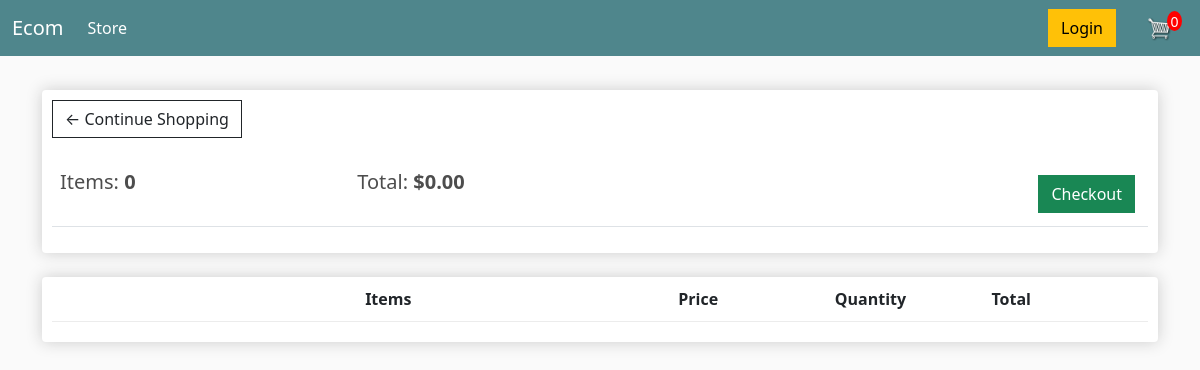
/cart/ (signed in), run on an earlier commit of the app's database.
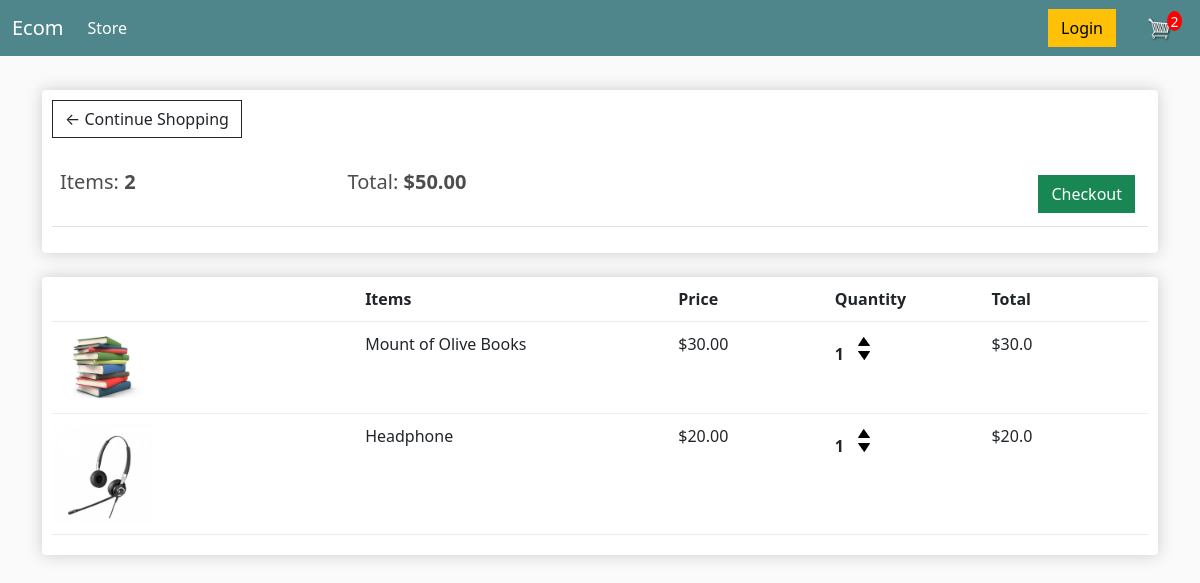
And on a later commit of the database.
### tahashop/models.py (models this page shows, shortened)
class Order(models.Model):
    customer = models.ForeignKey(Customer, on_delete=models.SET_NULL, blank=True, null=True)
    date_ordered = models.DateTimeField(auto_now_add=True)
    complete = models.BooleanField(default=False, null=True, blank=True)
    trxid = models.CharField(max_length=200, null=True)
    @property
    def get_cart_total(self):
        orderitems = self.orderitem_set.all()
        total = sum([item.get_total for item in orderitems])
        return total
    @property
    def get_cart_items(self):
        orderitems = self.orderitem_set.all()
        total = sum([item.quantity for item in orderitems])
        return total

class OrderItem(models.Model):
    product = models.ForeignKey(Product, on_delete=models.SET_NULL, null=True)
    order = models.ForeignKey(Order, on_delete=models.SET_NULL, null=True)
    quantity = models.IntegerField(null=True, default=0, blank=True)
    date_added = models.DateTimeField(auto_now_add=True)
    @property
    def get_total(self):
        total = self.product.price * self.quantity
        return total

class Product(models.Model):
    name = models.CharField(max_length=200, null=True)
    price = models.FloatField()
    digital = models.BooleanField(default=False, null=True, blank=True)
    image = models.ImageField(null=True, blank=True)
    @property
    def imageURL(self):
        try:
            url = self.image.url
        except:
            url = " "
        return url

### tahashop/views.py (the view)
# urls.py: path("cart/", views.cart, name="cart"),
def cart(request):
    if request.user.is_authenticated:
        customer = request.user.customer
        order, created = Order.objects.get_or_create(customer=customer, complete=False)
        items = order.orderitem_set.all()
        cartItem = order.get_cart_items
    else:
        items = []
        order = {'get_cart_items': 0, 'get_cart_total': 0, 'shipping': False}
        cartItem = order['get_cart_items']
    context = {'items': items, 'order': order, 'cartItem': cartItem}
    return render(request, "store/cart.html", context)

### templates/store/cart.html
{% extends 'store/main.html' %}
{% load static %}
{% block content %}
    <div class="row">
        <div class="col-lg-12">
            <div class="box-element">
                <a href={% url 'store' %} class="btn btn-outline-dark">&#x2190; Continue Shopping</a>
                <br>
                <br>
                <table class="table">
                    <tr>
                        <th><h5>Items: <strong>{{order.get_cart_items}}</strong></h5></th>
                        <th><h5>Total: <strong>${{order.get_cart_total|floatformat:2}}</strong></h5></th>
                        <th>
                            <a href={% url 'checkout' %} class="btn btn-success" style="float: right; margin: 5px;">Checkout</a>
                        </th>
                    </tr>
                </table>
            </div>
            <br>
            <div class="box-element">
                <div class="cart-row">
                    <div style="flex: 2;"></div>
                    <div style="flex: 2;"><strong>Items</strong></div>
                    <div style="flex: 1;"><strong>Price</strong></div>
                    <div style="flex: 1;"><strong>Quantity</strong></div>
                    <div style="flex: 1;"><strong>Total</strong></div>
                </div>
                {% for item in items %}
                    <div class="cart-row">
                        <div style="flex: 2;"><img src={{item.product.imageURL}} alt="" class="row-image"></div>
                        <div style="flex: 2">{{item.product.name}}</div>
                        <div style="flex: 1; text-align: left;">${{item.product.price|floatformat:2}}</div>
                        <div style="flex: 1">
                            <p class="quantity">{{item.quantity}}</p>
                            <div class="quantity">
                                <img class="chg-quantity update-cart" data-action="add" src={% static 'images/arrow-up.png' %} alt="" data-product={{item.product.id}}>
                                <img class="chg-quantity update-cart" data-action="remove" src={% static 'images/arrow-down.png' %} alt="" data-product={{item.product.id}}>
                            </div>
                        </div>
                        <div style="flex: 1"><p>${{item.get_total}}</p></div>
                    </div>
                {% endfor %}
            </div>
        </div>
    </div>
{% endblock %}

### templates/store/main.html (shortened to what this page needs)
<!doctype html>
{% load static %}
<html lang="en">
<head>
<link href="https://cdn.jsdelivr.net/npm/bootstrap@5.3.0-alpha1/dist/css/bootstrap.min.css" rel="stylesheet">
<link rel="stylesheet" type="text/css" href={% static 'css/main.css' %} class="css">
</head>
<body>
<nav class="navbar navbar-expand-lg navbar-dark bg-dark">
    <div class="container-fluid">
        <a class="navbar-brand" href="{% url 'store' %}">Ecom</a>
        <div class="collapse navbar-collapse" id="navbarSupportedContent">
        <ul class="navbar-nav me-auto mb-2 mb-lg-0">
            <li class="nav-item">
            <a class="nav-link active" aria-current="page" href="{% url 'store' %}">Store</a>
        </ul>
        </div>
        <div class="form-inline my-2 my-lg-0">
            <a href="#"class="btn btn-warning">Login</a>
        </div>
            <div class="position-relative mx-lg-3">
                <a href="{% url 'cart' %}">
                <img  id="cart-icon" src="{% static 'images/cart.png' %}">
                </a>
                <p id="cart-total">{{cartItem}}</p>
            </div>
    </div>
    </nav>
    <div class="container">
        <br>
        {% block content %}
        {% endblock content %}
    </div>
</body>
</html>

### static/css/main.css (style rules this page uses)
body { background-color: hsl(0, 0%, 98%); }
h1,h2,h3,h4,h5,h6 { color:hsl(0, 0%, 30%); }
.box-element { box-shadow:hsl(0, 0%, 80%) 0 0 16px; background-color: #fff; border-radius: 4px; padding: 10px; }
.bg-dark { background-color: #4f868c!important; }
#cart-icon { width: 25px; display: inline-block; margin-left: 15px; }
#cart-total { display: block; text-align: center; color:#fff; background-color: red; width: 15px; height: 20px; border-radius: 50%; font-size: 14px; position: absolute; top: -4px; right: -10px; }
.col-lg-4, .col-lg-6, .col-lg-8, .col-lg-12 { margin-top: 10px; }
.btn { border-radius: 0; }
.row-image { width: 100px; }
.cart-row { display: flex; align-items: flex-stretch; padding-bottom: 10px; margin-bottom: 10px; border-bottom: 1px solid #ececec; }
.quantity { display: inline-block; font-weight: 700; padding-right:10px; }
.chg-quantity { width: 12px; cursor: pointer; display: block; margin-top: 5px; transition:.1s; }

What changed in the data, as far as the page shows it:
computed for Order: get_cart_items "0" → "2"; get_cart_total "0.00" → "50.00"
added OrderItem: product.imageURL (picture), product.name "Mount of Olive Books", product.price "30.00", quantity "1", get_total "30.0"
added OrderItem: product.imageURL (picture), product.name "Headphone", product.price "20.00", quantity "1", get_total "20.0"
Also different on the page:
{{ cartItem }}: "0" → "2"
